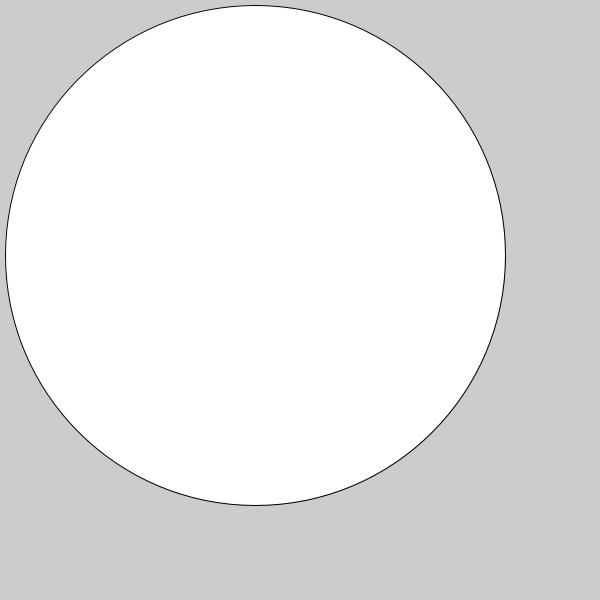
Frame 1 (no input)
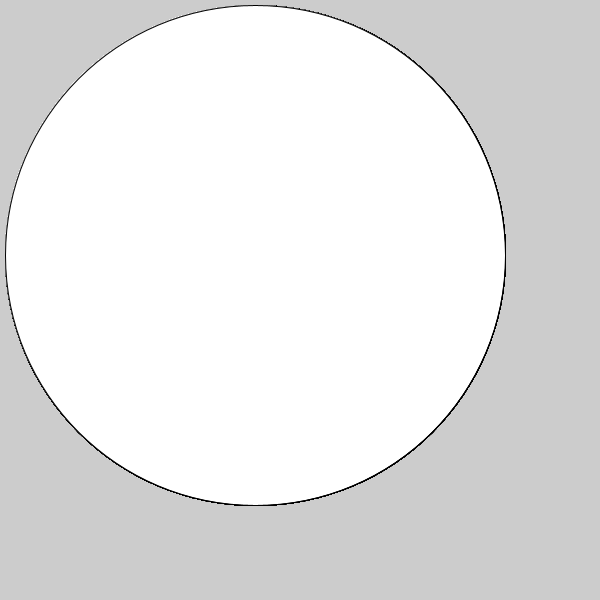
Frame 60 (the mouse pressed at the canvas centre just before this capture)
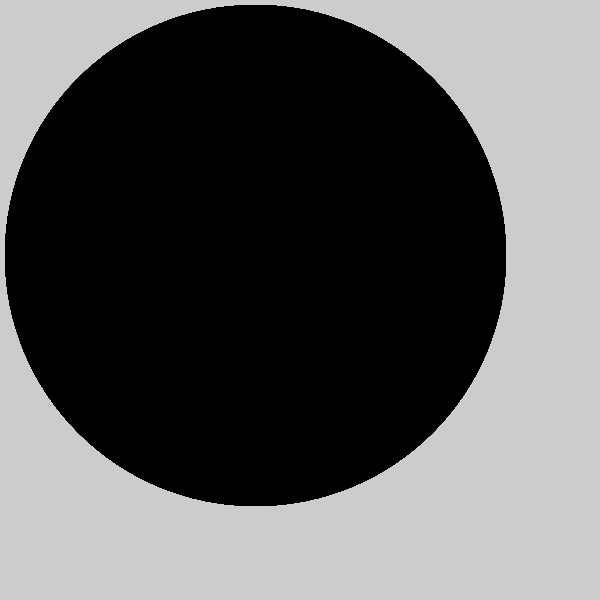
Frame 120 (the mouse held since frame 60 and released just before this capture)

The Processing sketch that drew these frames (run headless with seeded random() and noise(); from frame 60 on, the mouse is pressed at the canvas centre):

// Processing sketch: c_LogicalDot
// ── c_LogicalDot.pde

void setup() {
  
// 1. Set the size of the sketch. Make it 600 pixels square. 
  
size(600,600);
}

void draw() {
ellipse(255,255,500,500);
// 2. Draw an ellipse
// Run the program to make sure it works before moving on.


// 3. Change the color of the ellipse when the mouse is pressed.
//    Use the following code, but put your colors where indicated
//    Remember to use the   fill()  command to set colors.

if (mousePressed) {
 
   //  put one color here 
  fill(#000000);
} else {
  
   // put a different color here
  fill(#FFFFFF);
}  
  
  
  
}
